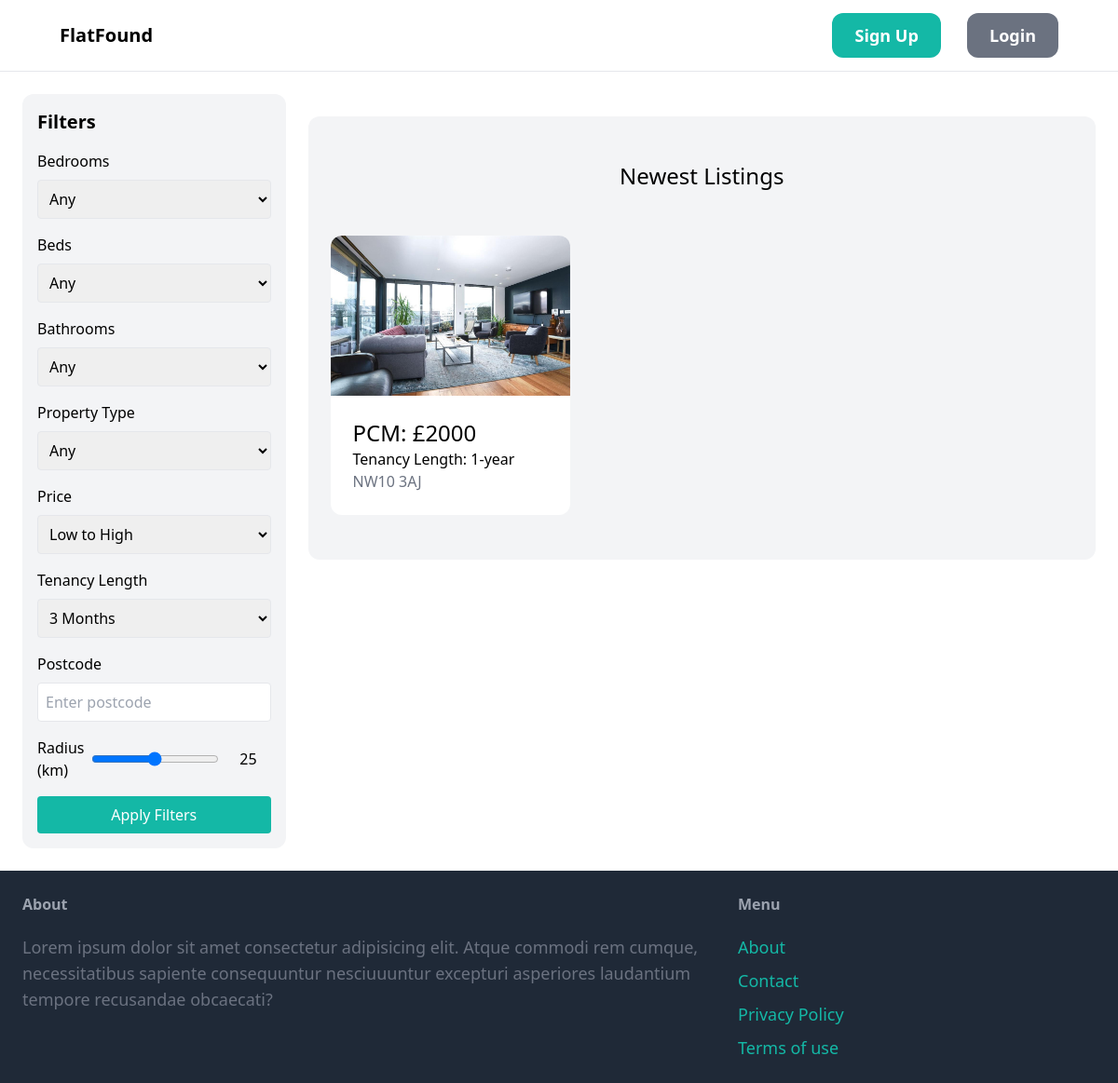
/index/, run on an earlier commit of the app's database.
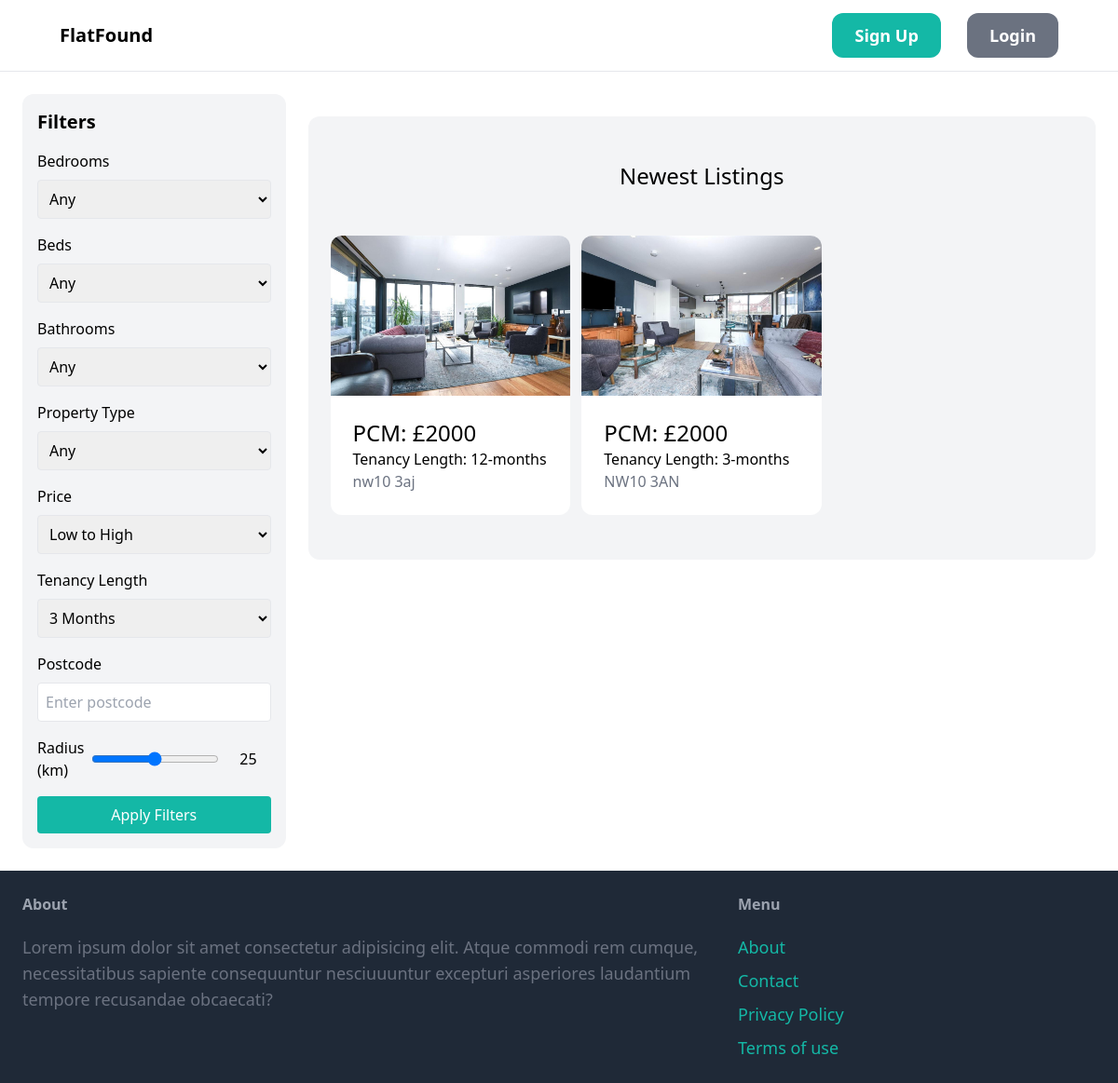
And on a later commit of the database.
### property/models.py (models this page shows, shortened)
class Property(models.Model):
    category = models.ForeignKey(
        Category, related_name='properties', on_delete=models.CASCADE)
    price_pcm = models.IntegerField()
    ppw = models.FloatField()
    address = models.TextField(blank=True, null=True)
    postcode = models.TextField(blank=True, null=True)
    pet_friendly = models.BooleanField(blank=True, null=True)
    number_of_beds = models.IntegerField(blank=True, null=True)
    number_of_bathrooms = models.IntegerField(blank=True, null=True)
    description = models.TextField(blank=True, null=True)
    image = models.ImageField(upload_to='prop_images', blank=True, null=True)
    favourites = models.ManyToManyField(User, related_name='favourite', default=None, blank=True)
    created_by = models.ForeignKey(
        User, related_name='properties', on_delete=models.CASCADE)
    created_at = models.DateField(auto_now_add=True)

class Category(models.Model):
    name = models.CharField(max_length=255)
    class Meta:
        ordering = ('name',)
        verbose_name_plural = 'Categories'
    def __str__(self):
        return self.name  # Shows the name of property on admin page

### core/views.py (the view)
# urls.py: path('index/', views.index, name='index'),
def index(request):
    properties = Property.objects.all()[0:6]
    categories = Category.objects.all
    return render(request, 'core/index.html', {
        'categories': categories,
        'properties': properties
    })

### core/templates/core/index.html (shortened to what this page needs)
{% extends 'core/base.html' %}
{% block content %}
<div class="flex">
    <div class="w-1/4 p-4 bg-gray-100 rounded-xl mr-6">
        <h3 class="mb-4 text-xl font-semibold">Filters</h3>
        <form method="get">
            <label for="bedrooms" class="block mb-2">Bedrooms</label>
            <select name="bedrooms" id="bedrooms" class="mb-4 w-full p-2 border rounded">
                <option value="">Any</option>
            </select>
            <label for="beds" class="block mb-2">Beds</label>
            <select name="beds" id="beds" class="mb-4 w-full p-2 border rounded">
                <option value="">Any</option>
            </select>
            <label for="bathrooms" class="block mb-2">Bathrooms</label>
            <select name="bathrooms" id="bathrooms" class="mb-4 w-full p-2 border rounded">
                <option value="">Any</option>
            </select>
            <label for="property_type" class="block mb-2">Property Type</label>
            <select name="property_type" id="property_type" class="mb-4 w-full p-2 border rounded">
                <option value="">Any</option>
            </select>
            <label for="price" class="block mb-2">Price</label>
            <select name="price" id="price" class="mb-4 w-full p-2 border rounded">
                <option value="low_to_high">Low to High</option>
            </select>
            <label for="tenancy_length" class="block mb-2">Tenancy Length</label>
            <select name="tenancy_length" id="tenancy_length" class="mb-4 w-full p-2 border rounded">
                <option value="3_months">3 Months</option>
            </select>
            <label for="postcode" class="block mb-2">Postcode</label>
            <input type="text" name="postcode" id="postcode" class="mb-4 w-full p-2 border rounded" placeholder="Enter postcode">
            <div class="flex items-center mb-4">
                <label for="radius" class="block mr-2">Radius (km)</label>
                <input type="range" name="radius" id="radius" min="0" max="50" class="w-full" oninput="radiusValue.value=radius.value">
                <output id="radiusValue" class="flex-none text-center w-12 ml-2">{{ radius|default:"25" }}</output>
            </div>
            <button type="button" class="w-full py-2 px-4 bg-teal-500 text-white rounded">Apply Filters</button>
        </form>
    </div>
    <div class="w-3/4">
        <div class="mt-6 px-6 py-12 bg-gray-100 rounded-xl">
            <h2 class="mb-12 text-2xl text-center">Newest Listings</h2>
            <div class="grid grid-cols-3 gap-3 mt-6">
                {% for property in properties %}
                <div>
                    <a href="{% url 'property:detail' property.id %}">
                        <div>
                            <img src="{{ property.image.url }}" alt="" class="rounded-t-xl">
                        </div>
                        <div class="p-6 bg-white rounded-b-xl">
                            <h2 class="text-2xl">PCM: £{{property.price_pcm}}</h2>
                            <h2 class="text-1xl">Tenancy Length: {{property.category}} </h2>
                            <p class="text-gray-500">{{property.postcode}}</p>
                        </div>
                    </a>
                </div>
                {% endfor %}
            </div>
        </div>
    </div>
</div>
{% endblock %}

What changed in the data, as far as the page shows it:
removed Property: image (picture), price_pcm "2000", category "1-year", postcode "NW10 3AJ"
added Property: image (picture), price_pcm "2000", category "12-months", postcode "nw10 3aj"
added Property: image (picture), price_pcm "2000", category "3-months", postcode "NW10 3AN"
